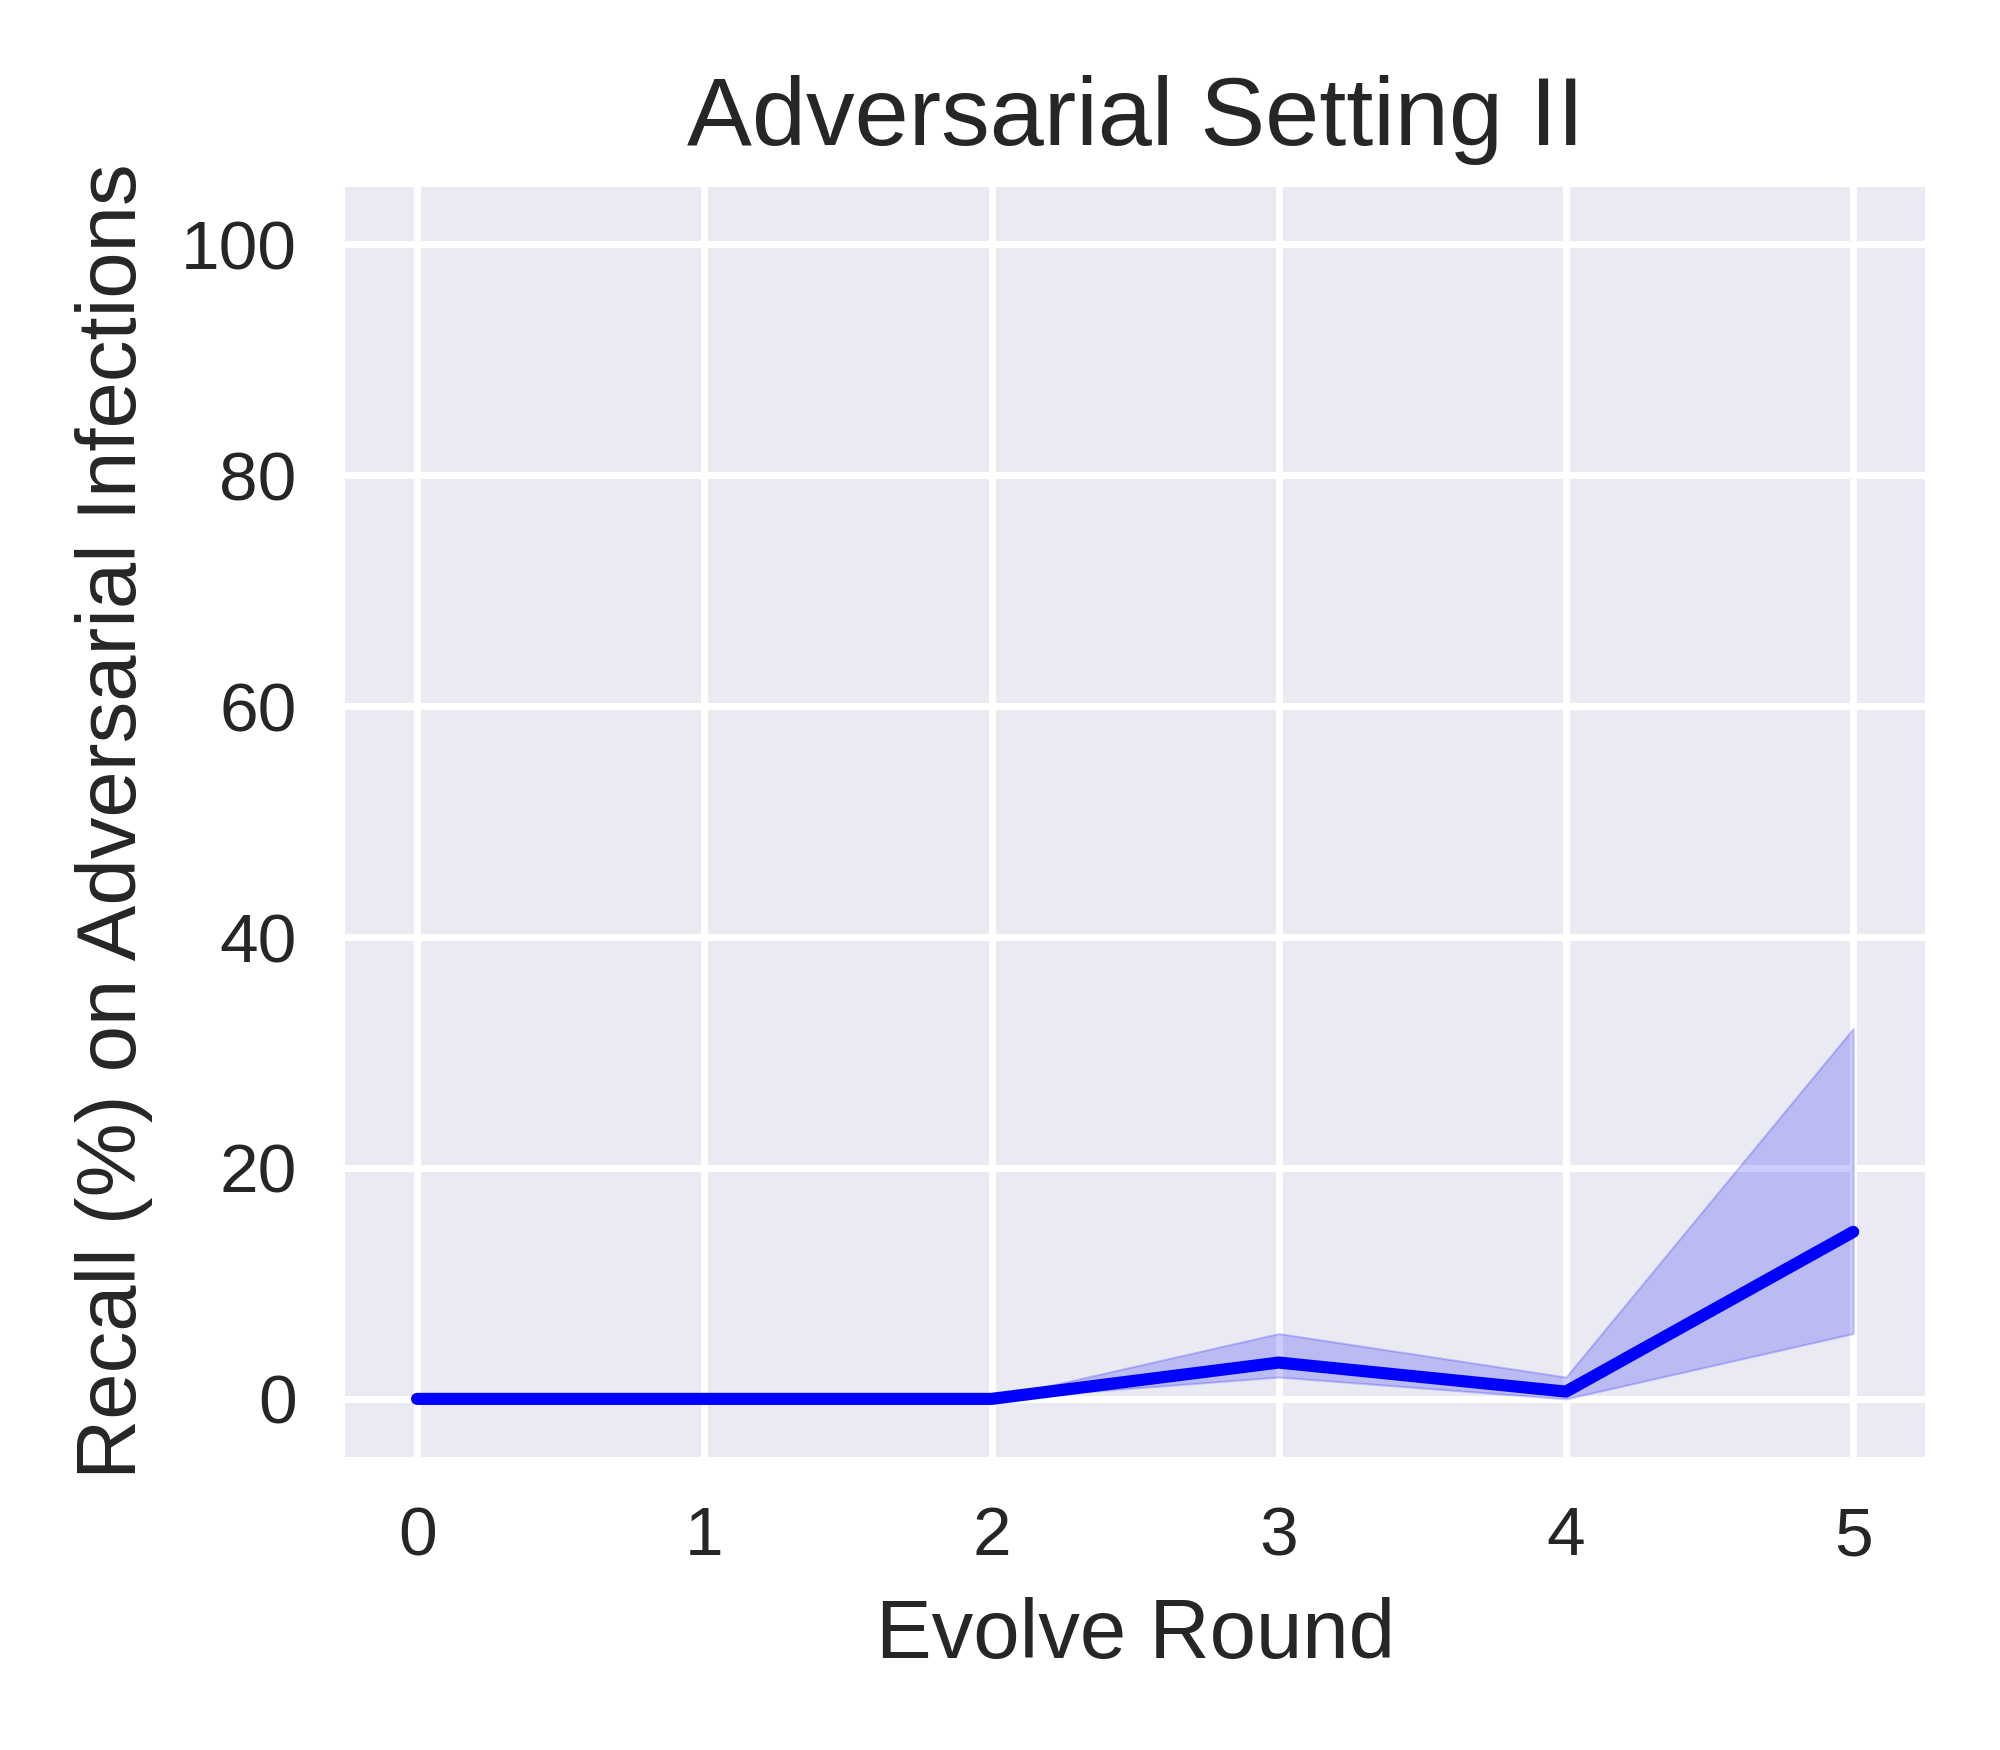

Reproduce this figure in Python.
import matplotlib.pyplot as plt
import pandas as pd
import seaborn as sns

advset2_rounds05_recall_on_advmal_file = pd.read_csv('adv_test_recall_list_advset2_round5_seed012.csv')
advset2_rounds05_recall_on_advmal_df = pd.DataFrame(advset2_rounds05_recall_on_advmal_file)

advset2_rounds05_recall_on_advmal_seed_0_df = advset2_rounds05_recall_on_advmal_df.drop(columns=['seed1','seed2'])  
advset2_rounds05_recall_on_advmal_seed_0_df.rename(columns={'seed0': 'recall'}, inplace=True)

advset2_rounds05_recall_on_advmal_seed_1_df = advset2_rounds05_recall_on_advmal_df.drop(columns=['seed0','seed2'])  
advset2_rounds05_recall_on_advmal_seed_1_df.rename(columns={'seed1': 'recall'}, inplace=True)

advset2_rounds05_recall_on_advmal_seed_2_df = advset2_rounds05_recall_on_advmal_df.drop(columns=['seed0','seed1'])  
advset2_rounds05_recall_on_advmal_seed_2_df.rename(columns={'seed2': 'recall'}, inplace=True)

print("advset2_rounds05_recall_on_advmal_df:\n",advset2_rounds05_recall_on_advmal_df)  
print("advset2_rounds05_recall_on_advmal_seed_0_df:\n",advset2_rounds05_recall_on_advmal_seed_0_df)  
print("advset2_rounds05_recall_on_advmal_seed_1_df:\n",advset2_rounds05_recall_on_advmal_seed_1_df)  
print("advset2_rounds05_recall_on_advmal_seed_2_df:\n",advset2_rounds05_recall_on_advmal_seed_2_df)  



advset2_rounds05_recall_on_advmal_merge_df = pd.concat([advset2_rounds05_recall_on_advmal_seed_0_df, advset2_rounds05_recall_on_advmal_seed_1_df, advset2_rounds05_recall_on_advmal_seed_2_df])
# advset2_rounds05_recall_on_advmal_merge_df = pd.concat([advset2_rounds05_recall_on_advmal_df, advset2_rounds05_recall_on_advmal_df, advset2_rounds05_recall_on_advmal_df])

print("advset2_rounds05_recall_on_advmal_merge_df:\n",advset2_rounds05_recall_on_advmal_merge_df)  

advset2_rounds05_recall_on_advmal_merge_df = advset2_rounds05_recall_on_advmal_merge_df.reset_index(drop=True)

print("advset2_rounds05_recall_on_advmal_merge_df:\n",advset2_rounds05_recall_on_advmal_merge_df)  


# sns.set_theme(style="darkgrid")
plt.style.use('seaborn') 
# plt.style.use('default') 
# plt.style.use('seaborn-deep') 

# plt.figure(figsize=(4, 3.5), dpi=500)
_, ax = plt.subplots(nrows=1, ncols=1, figsize=(4, 3.5), tight_layout=True, dpi=500) #dpi=100 分辨率


sns_plot=sns.lineplot(data=advset2_rounds05_recall_on_advmal_merge_df, x='round', y='recall', color='b')
ax.set_xlabel('Evolution Round', fontsize=12)
ax.set_ylabel('Recall (%) on Adversarial Infections', fontsize=12)
ax.set_title('Adversarial Setting II', fontsize=14); 
plt.ylim(-5, 105)

savepath = f'/home/huan1932/ARIoTEDef/drawfigure/advset2/round05/recall-on-adv'
savename = f'line-shadow-figure-advset2-round05-recall-on-adv-seed012'
plt.savefig(fname=f'{savepath}/{savename}.png',dpi=500)
plt.close   
